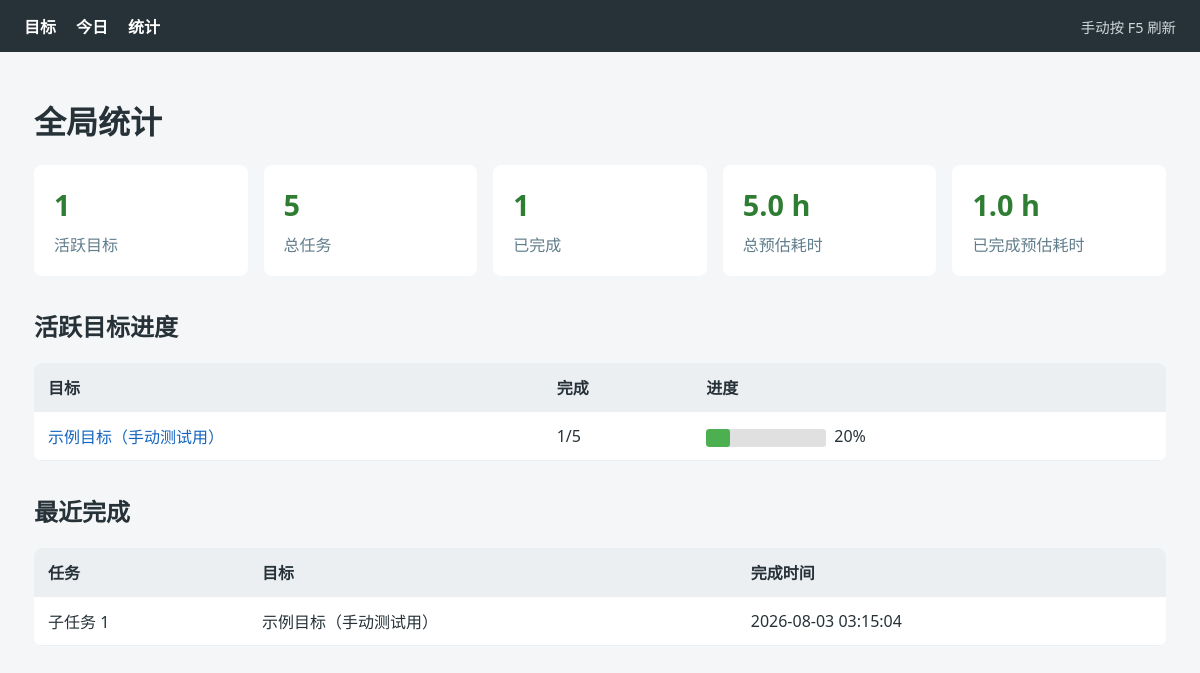
Screenshot of /stats with the database file from the repository.
### tables this page shows
CREATE TABLE goals (
  slug TEXT PRIMARY KEY,
  name TEXT NOT NULL,
  description TEXT,
  status TEXT NOT NULL DEFAULT 'active',
  total_tasks INTEGER DEFAULT 0,
  completed_tasks INTEGER DEFAULT 0,
  created_at TEXT NOT NULL,
  updated_at TEXT NOT NULL
);

CREATE TABLE tasks (
  id TEXT PRIMARY KEY,
  goal_slug TEXT NOT NULL,
  sequence INTEGER NOT NULL,
  title TEXT NOT NULL,
  description TEXT,
  estimated_hours REAL,
  depends_on TEXT,
  status TEXT NOT NULL DEFAULT 'pending',
  last_reminded_at TEXT,
  completed_at TEXT,
  created_at TEXT NOT NULL,
  updated_at TEXT NOT NULL,
  FOREIGN KEY (goal_slug) REFERENCES goals(slug)
);

### dashboard/app.py (the view)
    @flask_app.get("/stats")
    def stats():
        return render_template("stats.html", view=_stats_view())

### dashboard/app.py (called while the page is built)
def _progress(total: int, completed: int) -> int:
    return int(round(completed * 100 / total)) if total else 0

def _goal_row(goal: dict) -> dict:
    tasks = db.list_tasks(goal_slug=goal["slug"])
    completed = sum(task["status"] == "done" for task in tasks)
    current = next(
        (task for task in tasks if task["status"] == "in_progress"),
        None,
    )
    return {
        "goal": goal,
        "total": len(tasks),
        "completed": completed,
        "progress": _progress(len(tasks), completed),
        "current": current,
    }

def _format_timestamp(value: str | None) -> str:
    return value.replace("T", " ") if value else "—"

### scripts/db.py (called while the page is built)
def get_conn() -> sqlite3.Connection:
    conn = sqlite3.connect(DB_PATH)
    conn.row_factory = sqlite3.Row
    conn.execute("PRAGMA foreign_keys = ON")
    return conn

def _row_to_dict(row: sqlite3.Row) -> dict:
    return {k: row[k] for k in row.keys()}

def get_goal(slug: str) -> dict | None:
    with get_conn() as conn:
        row = conn.execute("SELECT * FROM goals WHERE slug = ?", (slug,)).fetchone()
        return _row_to_dict(row) if row else None

def list_goals(status: str | None = None) -> list[dict]:
    with get_conn() as conn:
        if status is None:
            rows = conn.execute("SELECT * FROM goals ORDER BY created_at").fetchall()
        else:
            rows = conn.execute(
                "SELECT * FROM goals WHERE status = ? ORDER BY created_at",
                (status,),
            ).fetchall()
        return [_row_to_dict(r) for r in rows]

def list_tasks(goal_slug: str | None = None, status: str | None = None) -> list[dict]:
    query = "SELECT * FROM tasks WHERE 1=1"
    params: list = []
    if goal_slug is not None:
        query += " AND goal_slug = ?"
        params.append(goal_slug)
    if status is not None:
        query += " AND status = ?"
        params.append(status)
    query += " ORDER BY goal_slug, sequence"
    with get_conn() as conn:
        rows = conn.execute(query, params).fetchall()
        out = []
        for r in rows:
            d = _row_to_dict(r)
            d["depends_on"] = json.loads(d["depends_on"]) if d["depends_on"] else []
            out.append(d)
        return out

### dashboard/templates/stats.html (shortened to what this page needs)
{% extends "base.html" %}
{% block content %}
  <h1>全局统计</h1>
  <section class="stat-grid">
    <article class="stat-card"><strong>{{ view.active_goals }}</strong><span>活跃目标</span></article>
    <article class="stat-card"><strong>{{ view.total_tasks }}</strong><span>总任务</span></article>
    <article class="stat-card"><strong>{{ view.completed_tasks }}</strong><span>已完成</span></article>
    <article class="stat-card"><strong>{{ "%.1f"|format(view.estimated_hours) }} h</strong><span>总预估耗时</span></article>
    <article class="stat-card"><strong>{{ "%.1f"|format(view.completed_estimated_hours) }} h</strong><span>已完成预估耗时</span></article>
  </section>
  <h2>活跃目标进度</h2>
  {% if view.goal_rows %}
    <div class="table-wrap">
      <table>
        <thead><tr><th>目标</th><th>完成</th><th>进度</th></tr></thead>
        <tbody>
          {% for row in view.goal_rows %}
            <tr>
              <td><a href="{{ url_for('goal_detail', slug=row.goal.slug) }}">{{ row.goal.name }}</a></td>
              <td>{{ row.completed }}/{{ row.total }}</td>
              <td class="progress-cell"><div class="progress"><div class="fill" style="width: {{ row.progress }}%"></div></div><span>{{ row.progress }}%</span></td>
            </tr>
          {% endfor %}
        </tbody>
      </table>
    </div>
  {% else %}
    <p class="notice">暂无活跃目标</p>
  {% endif %}
  <h2>最近完成</h2>
  {% if view.recent %}
    <div class="table-wrap">
      <table>
        <thead><tr><th>任务</th><th>目标</th><th>完成时间</th></tr></thead>
        <tbody>
          {% for row in view.recent %}
            <tr><td>{{ row.task.title }}</td><td>{{ row.goal.name }}</td><td>{{ row.completed }}</td></tr>
          {% endfor %}
        </tbody>
      </table>
    </div>
  {% else %}
    <p class="notice">最近 7 天暂无已完成任务</p>
  {% endif %}
{% endblock %}

### dashboard/static/style.css (style rules this page uses)
:root { color-scheme: light; font-family: system-ui, -apple-system, "Segoe UI", sans-serif; color: #263238; background: #f4f6f8; }
* { box-sizing: border-box; }
body { margin: 0; }
a { color: #1565c0; text-decoration: none; }
.table-wrap { overflow-x: auto; background: #fff; border-radius: 8px; }
table { width: 100%; border-collapse: collapse; }
th, td { padding: 12px 14px; border-bottom: 1px solid #eceff1; text-align: left; }
th { background: #eceff1; white-space: nowrap; }
.progress-cell { min-width: 190px; }
.progress { display: inline-block; width: 120px; height: 18px; margin-right: 8px; overflow: hidden; vertical-align: middle; background: #e0e0e0; border-radius: 3px; }
.progress > .fill { height: 100%; background: #4caf50; border-radius: 3px; }
.stat-grid { display: grid; grid-template-columns: repeat(5, minmax(140px, 1fr)); gap: 16px; margin-bottom: 32px; }
.stat-card { display: flex; flex-direction: column; gap: 8px; padding: 20px; background: #fff; border-radius: 8px; }
.stat-card strong { font-size: 1.8rem; color: #2e7d32; }
.stat-card span { color: #607d8b; }
h2 { margin-top: 32px; }

### rows the page displays
goals: goal.name "示例目标（手动测试用）", goal.name "示例目标（手动测试用）"
tasks: task "子任务 1"

### other values shown
{{ view.active_goals }} "1"
{{ view.total_tasks }} "5"
{{ view.completed_tasks }} "1"
{{ "%.1f"|format(view.estimated_hours) }} "5.0"
{{ "%.1f"|format(view.completed_estimated_hours) }} "1.0"
{{ row.completed }} "1"
{{ row.total }} "5"
{{ row.progress }} "20"
{{ row.completed }} "2026-08-03 03:15:04"
